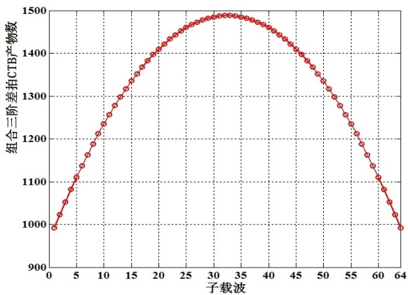
#> input picture python2/sample.jpg, 408 x 295 px
$ python add_num.py   (Python 2 division)
#> lines starting #> are read from the running program, lines starting #| are printed output that depends on the picture
#coding = utf-8
# 将头像右上角加上红色的数字，类似于微信未读信息数量那种提示效果
from PIL import Image, ImageDraw, ImageFont
def add_num_to_img(im,sign="42"):
    width,height = im.size
    draw = ImageDraw.Draw(im)
    font = ImageFont.truetype('/Library/Fonts/Arial.ttf',min(width//6,height//6))
    draw.text((width*0.75,height*0.075),sign,font=font,fill=(255,33,33,255))
    im.save('result.jpg','jpeg')

if __name__=='__main__':
    image = Image.open('sample.jpg')
#> image is the input picture: PIL image 408x295 RGBA; mean R, G, B, A 245.2, 243.3, 243.2, 255
    add_num_to_img(image)
#> in add_num_to_img, `im.save('result.jpg','jpeg')`:
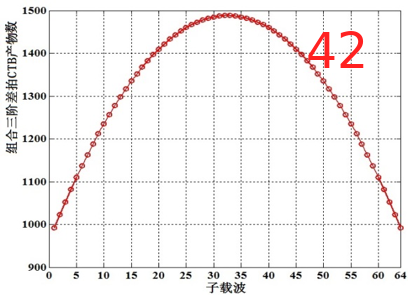
#> saved as result.jpg: PIL image 408x295 RGBA; mean R, G, B, A 245.2, 242.1, 242, 255
    print 'Finished'
